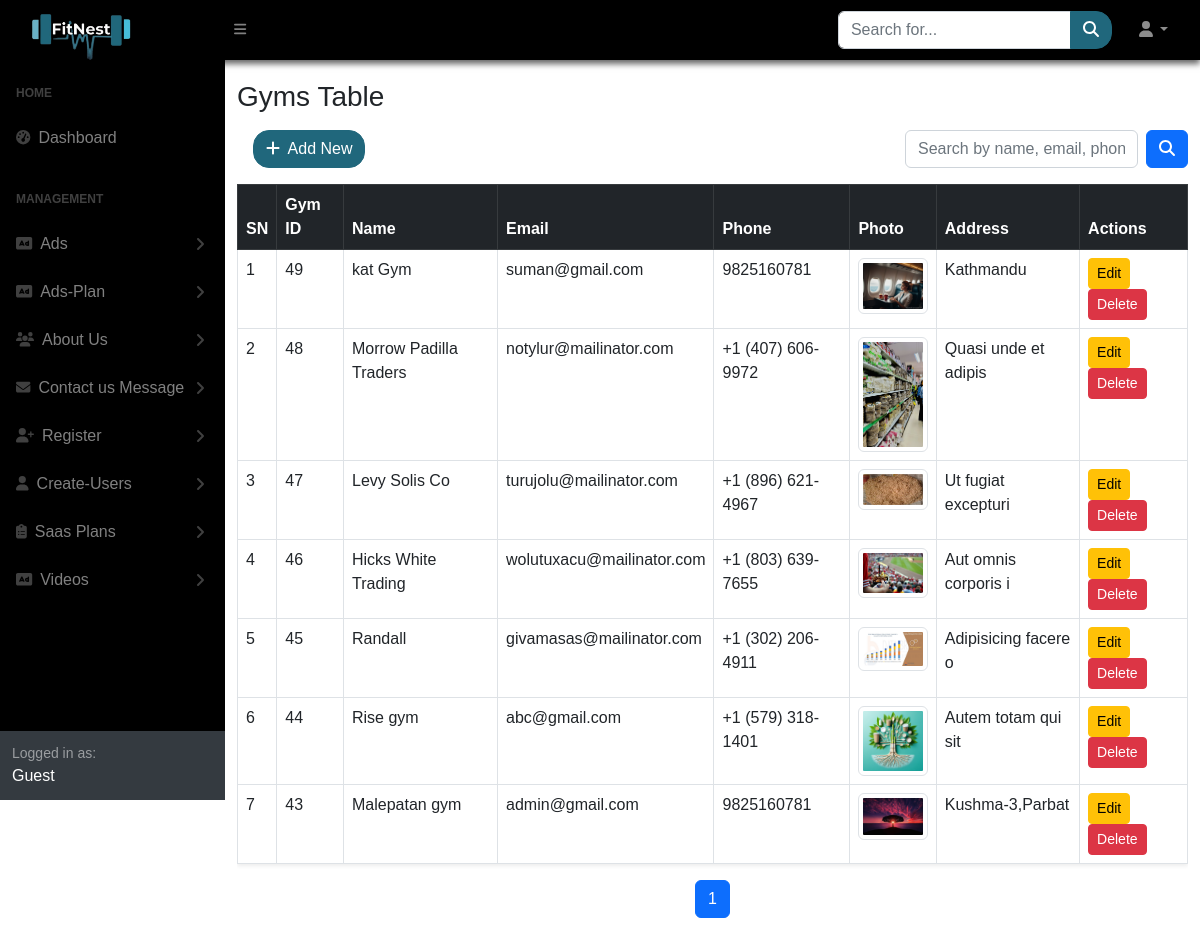
/SuperAdmin/Register/index.php, run on an earlier commit of the app's database.
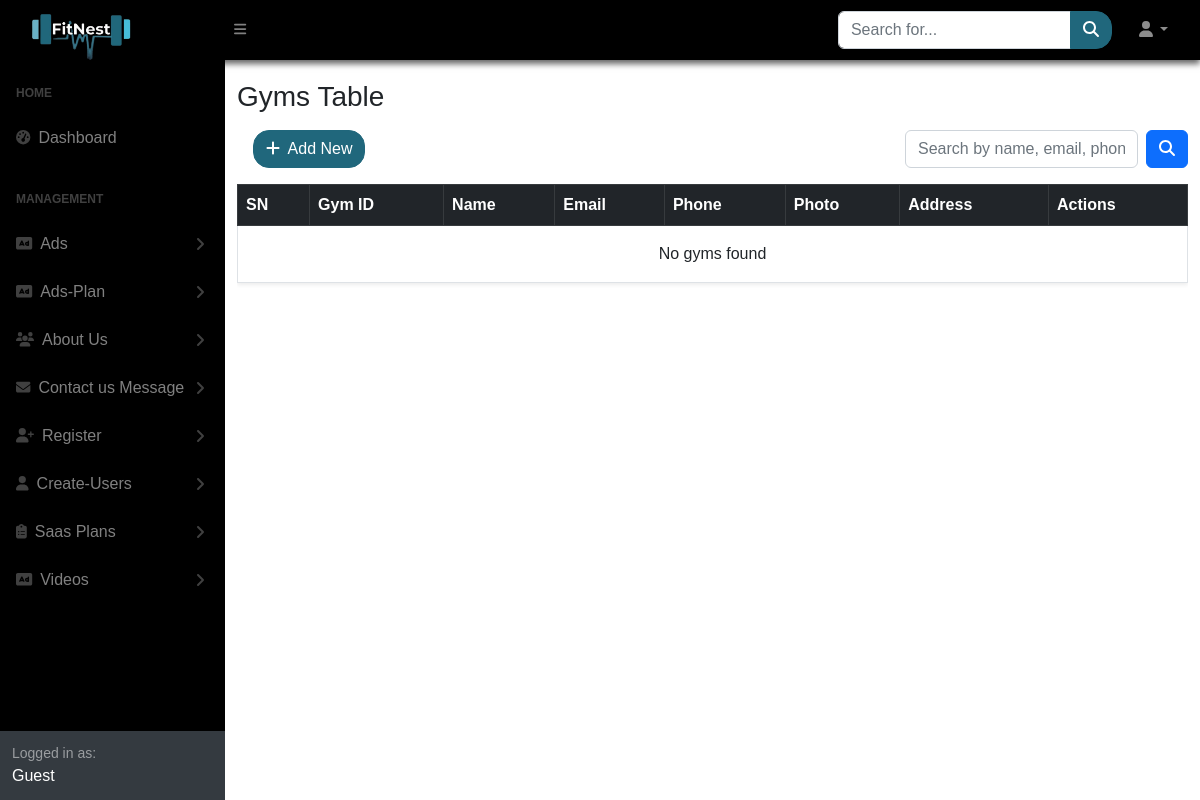
And on a later commit of the database.
### tables this page shows
CREATE TABLE `gyms` (
  `gym_id` int(11) NOT NULL,
  `name` varchar(150) NOT NULL,
  `email` varchar(150) NOT NULL,
  `phone` varchar(20) DEFAULT NULL,
  `address` text DEFAULT NULL,
  `description` text DEFAULT NULL,
  `opening_time` time DEFAULT NULL,
  `closing_time` time DEFAULT NULL,
  `image_url` varchar(255) DEFAULT NULL,
  `latitude` decimal(10,8) DEFAULT NULL,
  `longitude` decimal(11,8) DEFAULT NULL,
  `created_at` timestamp NOT NULL DEFAULT current_timestamp(),
  `updated_at` timestamp NOT NULL DEFAULT current_timestamp() ON UPDATE current_timestamp()
);

### SuperAdmin/Register/index.php (the view, shortened to what this page needs)
<?php
require("../sidelayout.php"); ?>
<div id="layoutSidenav_content">
    <main>
        <div class="container mt-4">
            <h3 class="mb-3">Gyms Table</h3>
            <div class="d-flex justify-content-between align-items-center mb-3">
                <a href="create.php" class="btn btn-our ms-3">
                    <i class="fas fa-plus me-1"></i> Add New
                </a>
                <form method="GET" class="d-flex">
                    <input type="text" name="search" class="form-control me-2"
                        placeholder="Search by name, email, phone, address..."
                        value="<?php echo isset($_GET['search']) ? htmlspecialchars($_GET['search']) : ''; ?>">
                    <button type="submit" class="btn btn-primary">
                        <i class="fas fa-search"></i>
                    </button>
                </form>
            </div>
            <div class="table-responsive">
                <table class="table table-bordered table-hover shadow-sm">
                    <thead class="table-dark">
                        <tr>
                            <th>SN</th>
                            <th>Gym ID</th>
                            <th>Name</th>
                            <th>Email</th>
                            <th>Phone</th>
                            <th>Photo</th>
                            <th>Address</th>
                            <th>Actions</th>
                        </tr>
                    </thead>
                    <tbody>
                        <?php
                        include "../../database/db_connect.php";
                        $limit = 15;
                        $page = isset($_GET['page']) && is_numeric($_GET['page']) ? (int)$_GET['page'] : 1;
                        $offset = ($page - 1) * $limit;
                        $search = isset($_GET['search']) ? trim($_GET['search']) : '';
                        $where = "";
                        $sql = "SELECT gym_id, name, email, phone, address, image_url
                            FROM gyms $where
                            ORDER BY gym_id DESC
                            LIMIT $limit OFFSET $offset";
                        $result = mysqli_query($conn, $sql);
                        $countSql = "SELECT COUNT(*) as total FROM gyms $where";
                        $countResult = mysqli_query($conn, $countSql);
                        $totalRows = mysqli_fetch_assoc($countResult)['total'];
                        $totalPages = ceil($totalRows / $limit);
                        if (mysqli_num_rows($result) > 0) {
                            $sn = $offset + 1;
                            while ($row = mysqli_fetch_assoc($result)) {
                                echo "<tr>";
                                echo "<td>" . $sn++ . "</td>";
                                echo "<td>" . $row['gym_id'] . "</td>";
                                echo "<td>" . htmlspecialchars($row['name']) . "</td>";
                                echo "<td>" . htmlspecialchars($row['email']) . "</td>";
                                echo "<td>" . htmlspecialchars($row['phone']) . "</td>";
                                echo "<td><img src='../../" . $row['image_url'] . "' width='80' class='img-thumbnail'></td>";
                                echo "<td>" . htmlspecialchars($row['address']) . "</td>";
                                echo "<td>
                                    <a href='edit.php?id=" . $row['gym_id'] . "' class='btn btn-sm btn-warning'>Edit</a>
                                    <a href='delete.php?id=" . $row['gym_id'] . "' class='btn btn-sm btn-danger' onclick=\"return confirm('Are you sure you want to delete this gym?');\">Delete</a>
                                  </td>";
                                echo "</tr>";
                            }
                        } else {
                            echo "<tr><td colspan='8' class='text-center p-3'>No gyms found</td></tr>";
                        }
                        ?>
                    </tbody>
                </table>
            </div>
            <nav>
                <ul class="pagination justify-content-center">
                    <?php for ($i = 1; $i <= $totalPages; $i++): ?>
                        <li class="page-item <?php if ($i == $page) echo 'active'; ?>">
                            <a class="page-link" href="?page=<?php echo $i; ?>&search=<?php echo urlencode($search); ?>">
                                <?php echo $i; ?>
                            </a>
                        </li>
                    <?php endfor; ?>
                </ul>
            </nav>
        </div>
        <link href="https://cdnjs.cloudflare.com/ajax/libs/font-awesome/6.5.0/css/all.min.css" rel="stylesheet" />
    </main>
    <?php require("../assets/link.php"); ?>

What changed in the data, as far as the page shows it:
removed gyms: gym_id "49", name "kat Gym", email "suman@gmail.com", phone "9825160781", image_url (picture), address "Kathmandu"
removed gyms: gym_id "48", name "Morrow Padilla Traders", email "notylur@mailinator.com", phone "+1 (407) 606-9972", image_url (picture), address "Quasi unde et adipis"
removed gyms: gym_id "47", name "Levy Solis Co", email "turujolu@mailinator.com", phone "+1 (896) 621-4967", image_url (picture), address "Ut fugiat excepturi"
removed gyms: gym_id "46", name "Hicks White Trading", email "wolutuxacu@mailinator.com", phone "+1 (803) 639-7655", image_url (picture), address "Aut omnis corporis i"
removed gyms: gym_id "45", name "Randall", email "givamasas@mailinator.com", phone "+1 (302) 206-4911", image_url (picture), address "Adipisicing facere o"
removed gyms: gym_id "44", name "Rise gym", email "abc@gmail.com", phone "+1 (579) 318-1401", image_url (picture), address "Autem totam qui sit"
removed gyms: gym_id "43", name "Malepatan gym", email "admin@gmail.com", phone "9825160781", image_url (picture), address "Kushma-3,Parbat"
Also different on the page:
text now shown: "No gyms found"
list line gone: "1"
